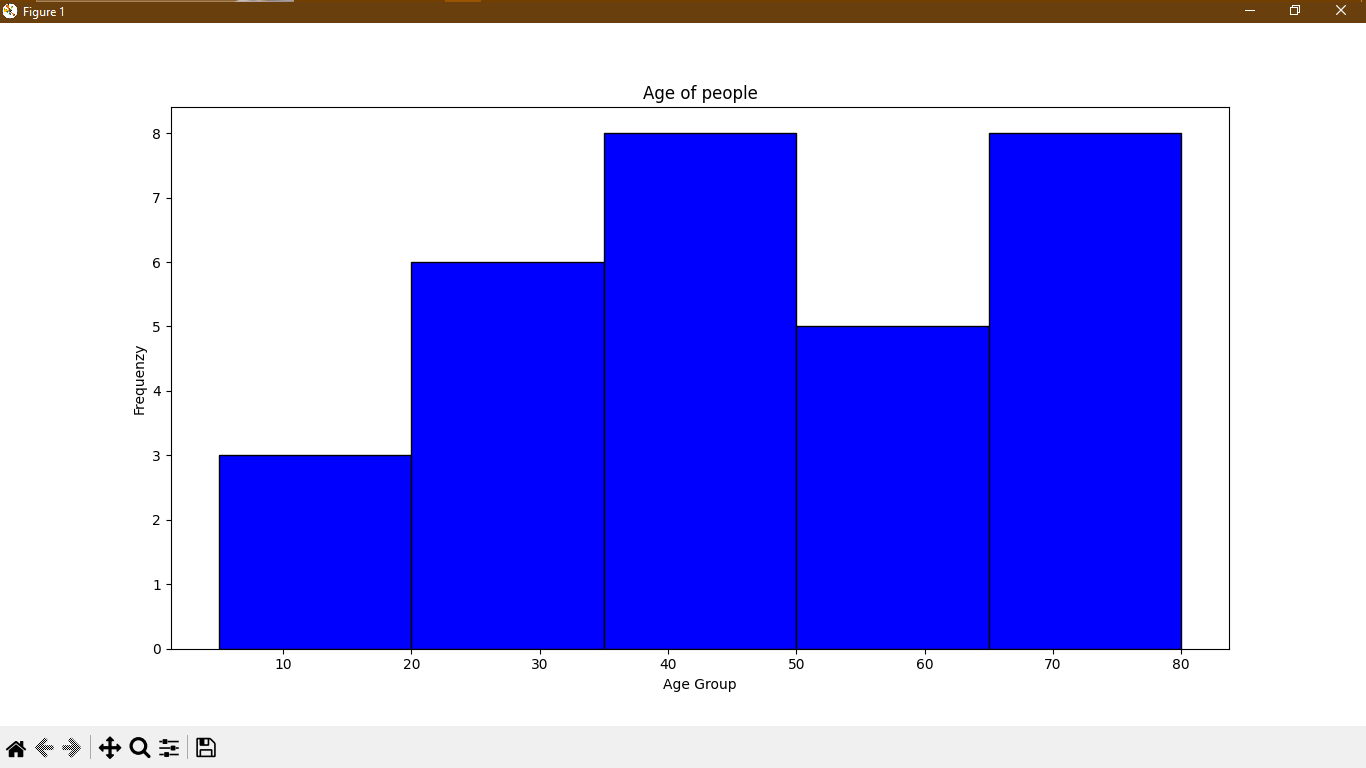

The script that drew this image:
from numpy import array
from matplotlib import pyplot as plt

values = [ 5,12,18,22,25,27,26,30,34,38,39,40,42,46,45,47,49,51,56,53,67,68,64,62,70,72,74,76,77,80]
plt.xlabel("Age Group")
plt.ylabel("Frequenzy")
plt.title("Age of people")
plt.hist(values,bins=5,color='blue',edgecolor='black')
plt.show()
